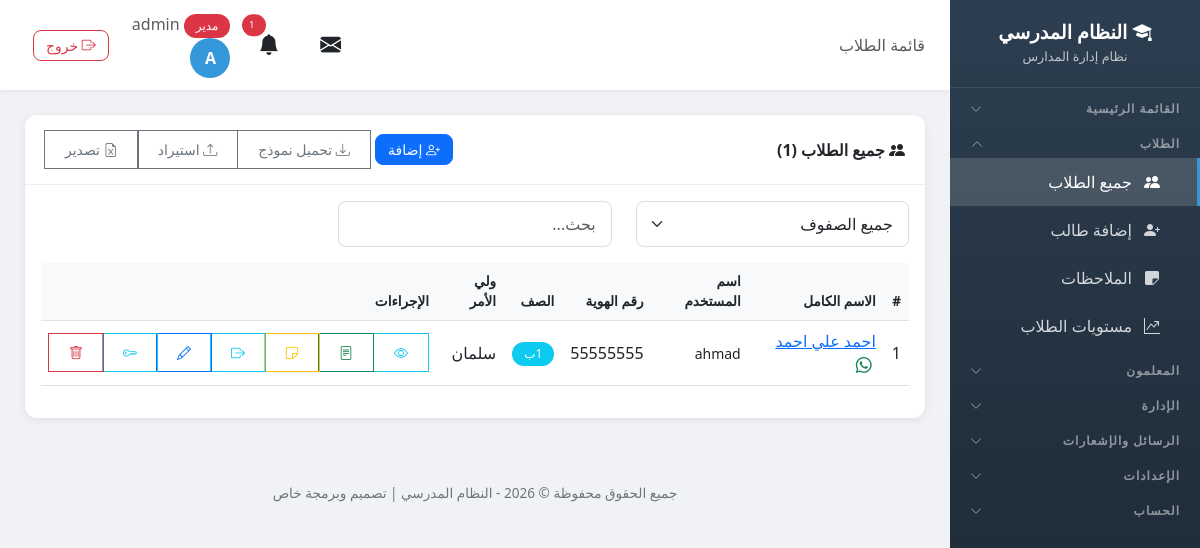
The app's page /students/ (signed in) with its own data.
### school/models.py (models this page shows, shortened)
class Profile(models.Model):
    ROLE_CHOICES = [
        ('admin', 'مدير'),
        ('vice_principal', 'نائب مدير'),
        ('secretary', 'سكرتير'),
        ('teacher', 'معلم'),
        ('student', 'طالب'),
    ]
    user = models.OneToOneField(User, on_delete=models.CASCADE, related_name='profile')
    role = models.CharField('الدور', max_length=20, choices=ROLE_CHOICES, default='student')
    phone = models.CharField('رقم الهاتف', max_length=20, blank=True)

class Student(models.Model):
    user = models.OneToOneField(User, on_delete=models.CASCADE, related_name='student_profile')
    student_id = models.CharField('رقم الهوية', max_length=20, unique=True)
    full_name = models.CharField('الاسم الكامل', max_length=200)
    student_class = models.ForeignKey(Class, on_delete=models.SET_NULL, null=True, verbose_name='الصف', related_name='students')
    parent_phone = models.CharField('هاتف ولي الأمر', max_length=20, blank=True)
    parent_name = models.CharField('اسم ولي الأمر', max_length=200, blank=True)
    address = models.TextField('العنوان', blank=True)
    birth_date = models.DateField('تاريخ الميلاد', null=True, blank=True)
    plain_password = models.CharField('كلمة المرور', max_length=100, blank=True, help_text='تظهر لمدير المدرسة فقط')
    created_at = models.DateTimeField('تاريخ التسجيل', auto_now_add=True)
    class Meta:
        verbose_name = 'طالب'
        verbose_name_plural = 'الطلاب'

class Class(models.Model):
    name = models.CharField('اسم الصف', max_length=100, unique=True)
    guardian = models.OneToOneField('Teacher', on_delete=models.SET_NULL, null=True, blank=True, related_name='guardian_class', verbose_name='مربي الصف')
    class Meta:
        verbose_name = 'صف'
        verbose_name_plural = 'الصفوف'

### school/views.py (the view, shortened to what this page needs)
# urls.py: path('students/', views.student_list, name='student_list'),
@login_required
def student_list(request):
    user = request.user
    profile = user.profile
    if profile.role == 'admin':
        students = Student.objects.all().select_related('student_class').order_by('student_class__name', 'full_name')
    else:
        messages.error(request, 'ليس لديك صلاحية للوصول إلى هذه الصفحة')
        return redirect('dashboard')
    classes = Class.objects.all().order_by('name')
    return render(request, 'school/student_list.html', {'students': students, 'classes': classes})

### templates/school/student_list.html (shortened to what this page needs)
{% extends 'school/base.html' %}
{% block page_heading %}قائمة الطلاب{% endblock %}
{% block content %}
<div class="card">
    <div class="card-header d-flex justify-content-between align-items-center">
        <span><i class="bi bi-people-fill"></i> جميع الطلاب ({{ students.count }})</span>
        <div>
            {% if user.profile.role == 'admin' %}
            <a href="{% url 'add_student' %}" class="btn btn-primary btn-sm"><i class="bi bi-person-plus"></i> إضافة</a>
            <div class="btn-group btn-group-sm">
                <a href="{% url 'download_student_template' %}" class="btn btn-outline-secondary"><i class="bi bi-download"></i> تحميل نموذج</a>
                <button type="button" class="btn btn-outline-secondary" onclick="document.getElementById('importInput').click()"><i class="bi bi-upload"></i> استيراد</button>
                <a href="{% url 'export_students' %}" class="btn btn-outline-secondary"><i class="bi bi-file-earmark-excel"></i> تصدير</a>
            </div>
            {% endif %}
        </div>
    </div>
    <div class="card-body">
        {% if user.profile.role == 'admin' %}
        <div class="row mb-3">
            <div class="col-md-4">
                <select class="form-select" id="classFilter" onchange="filterStudents()">
                    <option value="">جميع الصفوف</option>
                </select>
            </div>
            <div class="col-md-4">
                <input type="text" class="form-control" id="searchInput" placeholder="بحث..." onkeyup="filterStudents()">
            </div>
        </div>
        {% endif %}
        <div class="table-responsive">
            <table class="table table-hover" id="studentsTable">
                <thead>
                    <tr>
                        <th>#</th>
                        <th>الاسم الكامل</th>
                        <th>اسم المستخدم</th>
                        <th>رقم الهوية</th>
                        <th>الصف</th>
                        <th>ولي الأمر</th>
                        <th>الإجراءات</th>
                    </tr>
                </thead>
                <tbody>
                    {% for student in students %}
                    <tr data-class="{{ student.student_class.name|default:'' }}">
                        <td>{{ forloop.counter }}</td>
                        <td>
                            <a href="{% url 'student_detail' student.id %}">{{ student.full_name }}</a>
                            {% if student.parent_phone %}
                            <a href="https://web.whatsapp.com/send?phone={{ student.parent_phone }}" target="_blank" class="text-success ms-1" title="واتساب"><i class="bi bi-whatsapp"></i></a>
                            {% endif %}
                        </td>
                        <td><small dir="ltr">{{ student.user.username }}</small></td>
                        <td>{{ student.student_id }}</td>
                        <td><span class="badge bg-info">{{ student.student_class.name|default:"-" }}</span></td>
                        <td>{{ student.parent_name|default:"-" }}</td>
                        <td>
                            <div class="btn-group btn-group-sm">
                                <a href="{% url 'student_detail' student.id %}" class="btn btn-outline-info" title="عرض"><i class="bi bi-eye"></i></a>
                                <a href="{% url 'student_report' student.id %}" class="btn btn-outline-success" title="تقرير"><i class="bi bi-file-text"></i></a>
                                <a href="{% url 'add_note_with_student' student.id %}" class="btn btn-outline-warning" title="إضافة ملاحظة"><i class="bi bi-sticky"></i></a>
                                <a href="{% url 'add_leave_with_student' student.id %}" class="btn btn-outline-info" title="إذن مغادرة"><i class="bi bi-box-arrow-right"></i></a>
                                {% if user.profile.role == 'admin' %}
                                <a href="{% url 'edit_student' student.id %}" class="btn btn-outline-primary" title="تعديل"><i class="bi bi-pencil"></i></a>
                                <a href="{% url 'reset_student_password' student.id %}" class="btn btn-outline-info" title="كلمة المرور"><i class="bi bi-key"></i></a>
                                <a href="{% url 'delete_student' student.id %}" class="btn btn-outline-danger" title="حذف"><i class="bi bi-trash"></i></a>
                                {% endif %}
                            </div>
                        </td>
                    </tr>
                    {% endfor %}
                </tbody>
            </table>
        </div>
    </div>
</div>
{% endblock %}

### templates/school/base.html (shortened to what this page needs)
<!DOCTYPE html>
<html lang="ar" dir="rtl">
<head>
    <link href="https://cdn.jsdelivr.net/npm/bootstrap@5.3.0/dist/css/bootstrap.min.css" rel="stylesheet">
    <link href="https://cdn.jsdelivr.net/npm/bootstrap@5.3.0/dist/css/bootstrap.rtl.min.css" rel="stylesheet">
    <link rel="stylesheet" href="https://cdn.jsdelivr.net/npm/bootstrap-icons@1.11.0/font/bootstrap-icons.css">
    <link href="https://cdn.jsdelivr.net/npm/select2@4.1.0-rc.0/dist/css/select2.min.css" rel="stylesheet" />
    <link href="https://cdn.jsdelivr.net/npm/select2-bootstrap-5-theme@1.3.0/dist/select2-bootstrap-5-theme.rtl.min.css" rel="stylesheet" />
    <link rel="stylesheet" href="https://unpkg.com/leaflet@1.9.4/dist/leaflet.css" />
</head>
<body>
    {% if user.is_authenticated %}
    <div class="sidebar" id="sidebar">
        <div class="brand">
            <h4><i class="bi bi-mortarboard-fill"></i> النظام المدرسي</h4>
            <small>نظام إدارة المدارس</small>
        </div>
        {% if user.is_authenticated %}
        <button class="nav-section nav-toggle" type="button" data-target="collapse-main" aria-expanded="false">
            <span>القائمة الرئيسية</span><i class="bi bi-chevron-down"></i>
        </button>
        {% if 'students_view' in user_perms or 'students_add' in user_perms or 'notes_view' in user_perms or 'levels_view' in user_perms %}
        <button class="nav-section nav-toggle" type="button" data-target="collapse-students" aria-expanded="false">
            <span>الطلاب</span><i class="bi bi-chevron-down"></i>
        </button>
        <div class="nav-collapse" id="collapse-students">
        {% endif %}
        {% if 'students_view' in user_perms %}
        <a href="{% url 'student_list' %}" class="nav-link {% if 'student' in request.resolver_match.url_name and 'add' not in request.resolver_match.url_name %}active{% endif %}">
            <i class="bi bi-people-fill"></i> جميع الطلاب
        </a>
        {% endif %}
        {% if 'students_add' in user_perms %}
        <a href="{% url 'add_student' %}" class="nav-link {% if request.resolver_match.url_name == 'add_student' %}active{% endif %}">
            <i class="bi bi-person-plus-fill"></i> إضافة طالب
        </a>
        {% endif %}
        {% if 'notes_view' in user_perms %}
        <a href="{% url 'note_list' %}" class="nav-link {% if 'note' in request.resolver_match.url_name %}active{% endif %}">
            <i class="bi bi-sticky-fill"></i> الملاحظات
        </a>
        {% endif %}
        {% if 'levels_view' in user_perms %}
        <a href="{% url 'student_level_list' %}" class="nav-link {% if 'level' in request.resolver_match.url_name %}active{% endif %}">
            <i class="bi bi-graph-up-arrow"></i> مستويات الطلاب
        </a>
        {% endif %}
        {% if 'students_view' in user_perms or 'students_add' in user_perms or 'notes_view' in user_perms or 'levels_view' in user_perms %}
        </div>
        {% endif %}
        {% if 'teachers_view' in user_perms or 'teachers_add' in user_perms or 'nominations_view' in user_perms or 'guardians_view' in user_perms %}
        <button class="nav-section nav-toggle" type="button" data-target="collapse-teachers" aria-expanded="false">
            <span>المعلمون</span><i class="bi bi-chevron-down"></i>
        </button>
        {% endif %}
        {% if 'classes_view' in user_perms or 'subjects_view' in user_perms or 'announcements_view' in user_perms or 'agenda_view' in user_perms or 'leaves_view' in user_perms or 'lateness_view' in user_perms or 'meetings_view' in user_perms or 'supervisor_visits_view' in user_perms or 'inspection_visits_view' in user_perms or 'visit_program_view' in user_perms or 'absence_view' in user_perms or 'schedule_view' in user_perms or 'certificates_view' in user_perms or 'exams_view' in user_perms or 'survey_view' in user_perms %}
        <button class="nav-section nav-toggle" type="button" data-target="collapse-admin" aria-expanded="false">
            <span>الإدارة</span><i class="bi bi-chevron-down"></i>
        </button>
        {% endif %}
        {% if 'messages_view' in user_perms or 'messages_send' in user_perms %}
        <button class="nav-section nav-toggle" type="button" data-target="collapse-messages" aria-expanded="false">
            <span>الرسائل والإشعارات</span><i class="bi bi-chevron-down"></i>
        </button>
        {% endif %}
        {% if 'settings_accounts' in user_perms or 'settings_whatsapp' in user_perms or 'settings_links' in user_perms or user.profile.role == 'admin' %}
        <button class="nav-section nav-toggle" type="button" data-target="collapse-settings" aria-expanded="false">
            <span>الإعدادات</span><i class="bi bi-chevron-down"></i>
        </button>
        {% endif %}
        <button class="nav-section nav-toggle" type="button" data-target="collapse-account" aria-expanded="false">
            <span>الحساب</span><i class="bi bi-chevron-down"></i>
        </button>
        {% endif %}
    </div>
    <div class="main-content">
        <div class="top-bar">
            <div>
                <span class="d-none d-md-inline text-muted">{% block page_heading %}{% endblock %}</span>
            </div>
            <div class="user-info">
                <div class="dropdown d-inline-block mx-2" id="messageBell">
                    <button class="btn btn-link text-reset position-relative p-1" type="button" data-bs-toggle="dropdown" aria-expanded="false" style="font-size: 1.3rem;">
                        <i class="bi bi-envelope-fill"></i>
                    </button>
                </div>
                <div class="dropdown d-inline-block mx-2" id="notificationBell">
                    <button class="btn btn-link text-reset position-relative p-1" type="button" data-bs-toggle="dropdown" aria-expanded="false" style="font-size: 1.3rem;">
                        <i class="bi bi-bell-fill"></i>
                        {% if unread_notifications_count > 0 %}
                        <span class="position-absolute top-0 start-100 translate-middle badge rounded-pill bg-danger" style="font-size: 0.6rem;">
                            {{ unread_notifications_count }}
                        </span>
                        {% endif %}
                    </button>
                </div>
                <a href="{% url 'my_account' %}" class="text-decoration-none text-reset">
                    <span class="text-muted d-none d-sm-inline">
                        <span class="badge bg-{% if user.profile.role == 'admin' %}danger{% elif user.profile.role == 'teacher' %}success{% else %}info{% endif %}">
                            {{ user.profile.get_role_display }}
                        </span>
                        {{ user.first_name|default:user.username }}
                    </span>
                    <div class="avatar">{{ user.first_name|first|default:user.username|first|upper }}</div>
                </a>
                <a href="{% url 'logout' %}" class="btn btn-sm btn-outline-danger ms-2" title="تسجيل الخروج">
                    <i class="bi bi-box-arrow-right"></i> <span class="d-none d-sm-inline">خروج</span>
                </a>
            </div>
        </div>
        <div class="page-content">
            {% block content %}{% endblock %}
        </div>
        <div class="footer">
            <p>جميع الحقوق محفوظة &copy; {% now "Y" %} - النظام المدرسي | تصميم وبرمجة خاص</p>
        </div>
    </div>
    {% endif %}
</body>
</html>

### records on screen
Student: full_name "احمد علي احمد", user.username "ahmad", student_id "55555555", student_class.name "1ب", parent_name "سلمان"

### other values on screen
{{ unread_notifications_count }} "1"
{{ user.profile.get_role_display }} "مدير"
{{ user.first_name|default:user.username }} "admin"
{{ user.first_name|first|default:user.username|first|upper }} "A"
{{ students.count }} "1"
